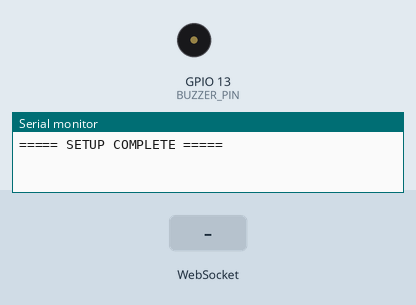
The program below on a simulated ESP32. Parts: buzzer (waves = sounding, pin HIGH), the last lines printed to the serial monitor. Wiring (inferred from the names in the program): 2 × IR receiver: data GPIO 4 / data GPIO 15. Inputs (shaded band) come from the test bench. WiFi joins after 1.5 s; servers stay silent unless stated.

Above: at 2.8 s.
2.9 s: WebSocket text "buzzer on" received
At 3.9 s:
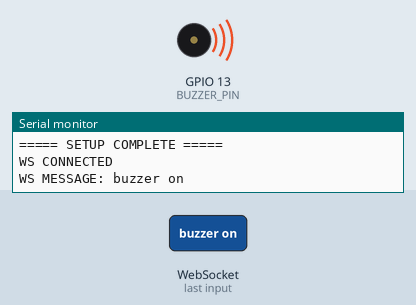
7.4 s: WebSocket text "buzzer off" received
At 8.2 s:
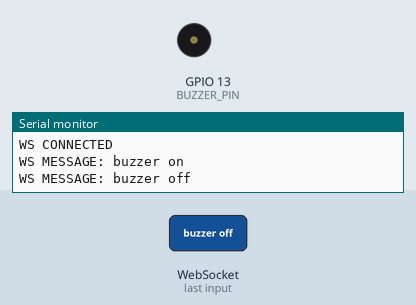
Timing chart, 0 to 9.9 s (numbered marks = the images above; inputs shaded):
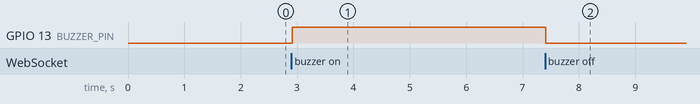

The program:

main.cpp
```cpp
#include "HardwareSerial.h"
#include "esp32-hal-gpio.h"
#include <Arduino.h>
#include <MFRC522DriverSPI.h>
#include <MFRC522v2.h>
// #include <MFRC522DriverI2C.h>
#include <MFRC522Debug.h>
#include <MFRC522DriverPinSimple.h>
#include <WebSocketsClient.h>
#include <WiFi.h>

// IN means INDOOR
// OUT means OUTDOOR

#define IN_IR_PIN 4
#define OUT_IR_PIN 15
#define IN_RFID_PIN 5
#define OUT_RFID_PIN 17
#define BUZZER_PIN 13

#define SSID "iQOO_Z10_X"
#define PASSPHRASE "iQooZ10x"

#define HOST "10.12.13.110"
#define PORT 8080
#define ENDPOINT "/ws"

MFRC522DriverPinSimple inRfidPin(5);
MFRC522DriverPinSimple outRfidPin(17);

MFRC522DriverSPI inRfidDriver{inRfidPin};
MFRC522DriverSPI outRfidDriver{outRfidPin};

MFRC522 inRfid{inRfidDriver};
MFRC522 outRfid{outRfidDriver};

WebSocketsClient ws;

String readRfid(MFRC522 &rfid);
void sendIRsData(int inIr, int outIr);
void onWsEvent(WStype_t type, uint8_t *payload, size_t length);
String getDeviceID();

int lastInIrRecord = 1;
int lastOutIrRecord = 1;

void setup() {
  pinMode(IN_IR_PIN, INPUT);
  pinMode(OUT_IR_PIN, INPUT);
  pinMode(BUZZER_PIN, OUTPUT);

  Serial.begin(115200);

  inRfid.PCD_Init();
  outRfid.PCD_Init();

  WiFi.begin(SSID, PASSPHRASE);
  while (WiFi.status() != WL_CONNECTED)
    delay(500);

  ws.begin(HOST, PORT, ENDPOINT);
  ws.onEvent(onWsEvent);
  ws.setReconnectInterval(3000);

  Serial.println("===== SETUP COMPLETE =====");
}

void loop() {
  ws.loop();

  String leftRfidUid = readRfid(inRfid);
  String rightRfidUid = readRfid(outRfid);
  int inIr = digitalRead(IN_IR_PIN);
  int outIr = digitalRead(OUT_IR_PIN);

  String deviceID = getDeviceID();

  if (leftRfidUid != "") {
    Serial.println("IN RFID UID: " + leftRfidUid);
    ws.sendTXT("rfid indoor " + leftRfidUid + " from " + deviceID);
  }
  if (rightRfidUid != "") {
    Serial.println("OUT RFID UID: " + rightRfidUid);
    ws.sendTXT("rfid outdoor " + rightRfidUid + " from " + deviceID);
  }
  if (inIr != lastInIrRecord) {
    lastInIrRecord = inIr;
    sendIRsData(inIr, outIr);
  }
  if (outIr != lastOutIrRecord) {
    lastOutIrRecord = outIr;
    sendIRsData(inIr, outIr);
  }
}

String readRfid(MFRC522 &rfid) {
  if (!rfid.PICC_IsNewCardPresent())
    return "";
  if (!rfid.PICC_ReadCardSerial())
    return "";

  String uid = "";
  for (byte i = 0; i < rfid.uid.size; i++) {
    if (rfid.uid.uidByte[i] < 0x10)
      uid += "0";
    uid += String(rfid.uid.uidByte[i], HEX);
  }

  rfid.PICC_HaltA();
  return uid;
}

void sendIRsData(int leftIr, int rightIr) {
  String leftStatus = leftIr == 1 ? "OFF" : "ON";
  String rightStatus = rightIr == 1 ? "OFF" : "ON";
  String deviceID = getDeviceID();

  ws.sendTXT("ir indoor " + leftStatus + " outdoor " + rightStatus + " from " +
             deviceID);

  Serial.println("IN IR: " + leftStatus + " | OUT IR: " + rightStatus);
  if (leftStatus == "OFF" && rightStatus == "OFF")
    Serial.println("==========");
}

void onWsEvent(WStype_t type, uint8_t *payload, size_t length) {
  String msg = String((char *)payload);
  switch (type) {
  case WStype_CONNECTED:
    Serial.println("WS CONNECTED");
    ws.sendTXT("init scanner " + getDeviceID());
    break;

  case WStype_TEXT:
    Serial.printf("WS MESSAGE: %s\n", payload);
    if (msg == "buzzer on") {
      digitalWrite(BUZZER_PIN, HIGH);
    }
    if (msg == "buzzer off") {
      digitalWrite(BUZZER_PIN, LOW);
    }

    break;

  case WStype_DISCONNECTED:
    Serial.println("WS DISCONNECTED");
    break;
  case WStype_ERROR:
  case WStype_BIN:
  case WStype_FRAGMENT_TEXT_START:
  case WStype_FRAGMENT_BIN_START:
  case WStype_FRAGMENT:
  case WStype_FRAGMENT_FIN:
  case WStype_PING:
  case WStype_PONG:
    break;
  }
}

String getDeviceID() {
  uint64_t mac = ESP.getEfuseMac(); // factory-burned, universal

  char id[20];
  sprintf(id, "%04X%08X", (uint16_t)(mac >> 32), (uint32_t)mac);

  return String(id);
}
```

Measured:
- after the input at 2.9 s, GPIO 13 (BUZZER_PIN): LOW → HIGH at once
- after the input at 7.4 s, GPIO 13 (BUZZER_PIN): HIGH → LOW at once
